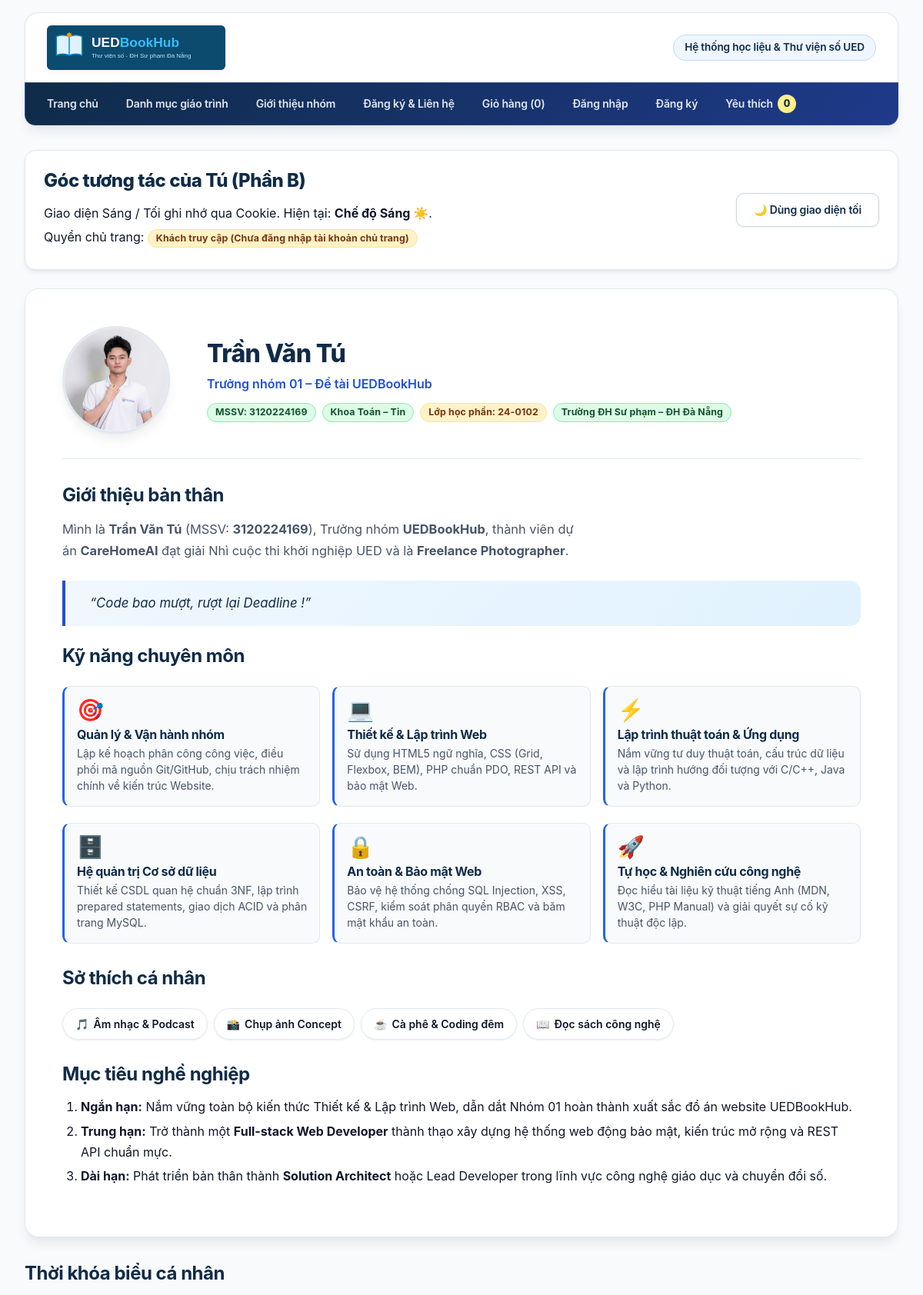
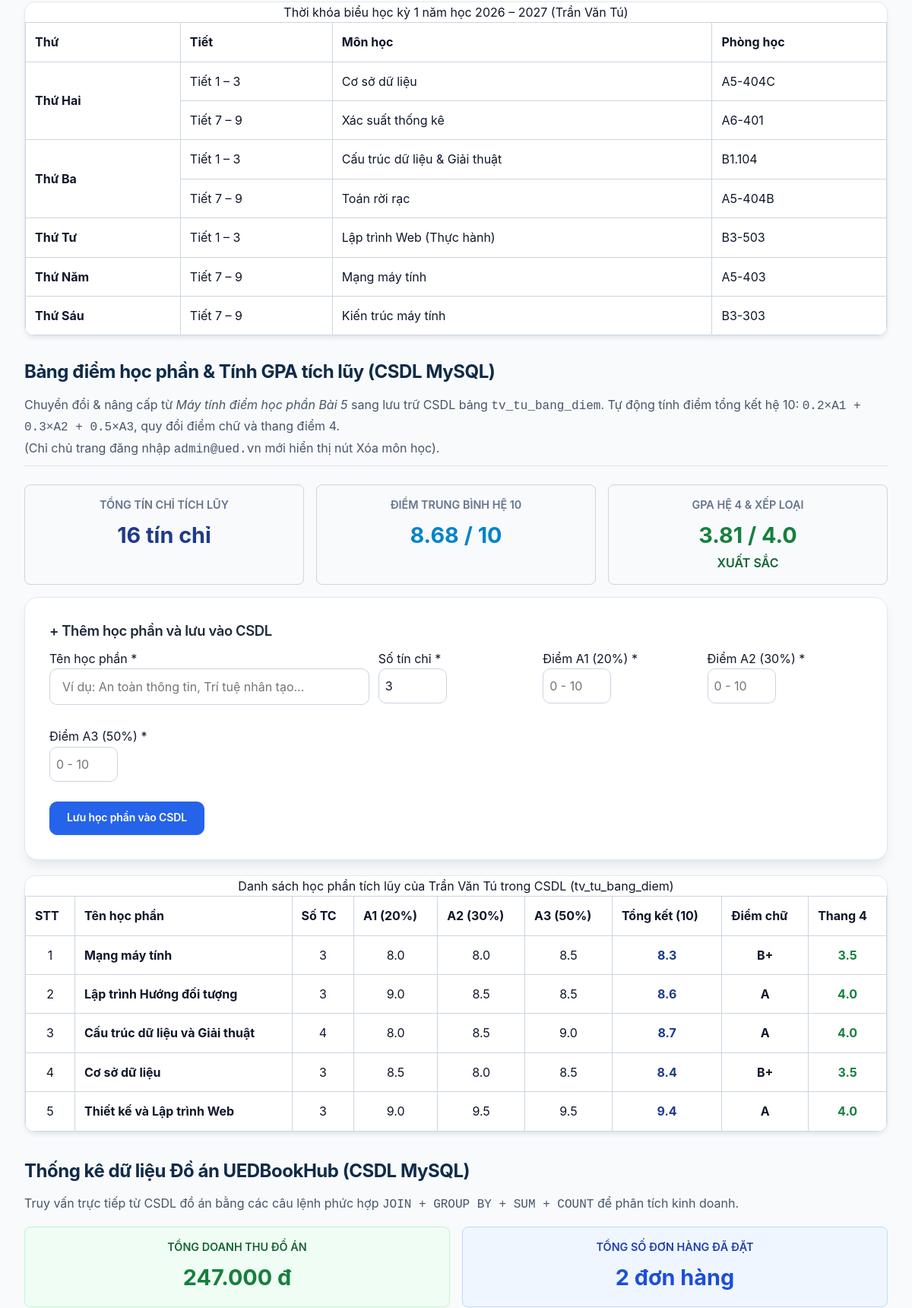
Screenshot of /thanhvien/3120224169_tu/gioithieu.php (upper part) with the database file from the repository (2 pictures, top to bottom).
### tables this page shows
CREATE TABLE tv_tu_bang_diem (
    id INT UNSIGNED AUTO_INCREMENT PRIMARY KEY,
    mssv CHAR(10) NOT NULL,
    ten_hoc_phan VARCHAR(120) NOT NULL,
    so_tin_chi TINYINT UNSIGNED NOT NULL DEFAULT 3,
    a1 DECIMAL(3,1) NOT NULL,
    a2 DECIMAL(3,1) NOT NULL,
    a3 DECIMAL(3,1) NOT NULL,
    tong_ket DECIMAL(3,1) NOT NULL,
    ngay_tao DATETIME NOT NULL DEFAULT CURRENT_TIMESTAMP,
    CONSTRAINT chk_tu_a1 CHECK (a1 BETWEEN 0.0 AND 10.0),
    CONSTRAINT chk_tu_a2 CHECK (a2 BETWEEN 0.0 AND 10.0),
    CONSTRAINT chk_tu_a3 CHECK (a3 BETWEEN 0.0 AND 10.0),
    CONSTRAINT chk_tu_tin_chi CHECK (so_tin_chi BETWEEN 1 AND 10),
    CONSTRAINT fk_tv_tu_bang_diem_thanh_vien FOREIGN KEY (mssv)
        REFERENCES thanh_vien(mssv) ON DELETE CASCADE
);

### thanhvien/3120224169_tu/gioithieu.php (the view, shortened to what the rows shown need)
<?php
$stTv = db()->prepare('SELECT ho_ten, nguoi_dung_id FROM thanh_vien WHERE mssv = ?');
$stTv->execute([MSSV]);
$tv = $stTv->fetch();
$ndHienTai = nguoiDung();
$laChuTrang = $tv && !empty($tv['nguoi_dung_id']) && ($ndHienTai['id'] ?? 0) === (int) $tv['nguoi_dung_id'];
function quyDoiDiem(float $diem10): array {
    if ($diem10 >= 8.5) return ['A', 4.0, 'xuất sắc'];
    if ($diem10 >= 8.0) return ['B+', 3.5, 'giỏi'];
    return ['F', 0.0, 'kém'];
}
$dsBangDiem = [];
try {
    $stBd = db()->prepare('SELECT id, ten_hoc_phan, so_tin_chi, a1, a2, a3, tong_ket, ngay_tao FROM tv_tu_bang_diem WHERE mssv = ? ORDER BY id DESC');
    $stBd->execute([MSSV]);
    $dsBangDiem = $stBd->fetchAll();
} catch (PDOException $e) {
    error_log('Lỗi đọc bảng điểm: ' . $e->getMessage());
}
require __DIR__ . '/../../inc/header.php';
?>
  <main class="noi-dung-chinh">
    <section class="bang-dieu-khien-ca-nhan" aria-labelledby="tieu-de-tuong-tac">
      <div>
        <h2 id="tieu-de-tuong-tac" class="bang-dieu-khien-ca-nhan__tieu-de">Góc tương tác của Tú (Phần B)</h2>
      </div>
    </section>
    <article class="ho-so-ca-nhan">
      <div class="ho-so-ca-nhan__than">
        <div class="ho-so-ca-nhan__hang-dau">
          <div class="ho-so-ca-nhan__thong-tin">
            <h1 class="ho-so-ca-nhan__ten">Trần Văn Tú</h1>
          </div>
        </div>
        <section>
          <h2>Giới thiệu bản thân</h2>
        </section>
        <section>
          <h2>Kỹ năng chuyên môn</h2>
        </section>
        <section>
          <h2>Sở thích cá nhân</h2>
        </section>
        <section>
          <h2>Mục tiêu nghề nghiệp</h2>
        </section>
      </div>
    </article>
    <section class="khoi-thoi-khoa-bieu" aria-labelledby="tieu-de-tkb">
      <h2 id="tieu-de-tkb">Thời khóa biểu cá nhân</h2>
      <div class="bang-cuon">
        <table>
          <caption>Thời khóa biểu học kỳ 1 năm học 2026 – 2027 (Trần Văn Tú)</caption>
          <thead>
            <tr>
              <th scope="col">Thứ</th>
              <th scope="col">Tiết</th>
              <th scope="col">Môn học</th>
              <th scope="col">Phòng học</th>
            </tr>
          </thead>
          <tbody>
            <tr><th scope="row" rowspan="2">Thứ Hai</th><td>Tiết 1 – 3</td><td>Cơ sở dữ liệu</td><td>A5-404C</td></tr>
            <tr><th scope="row" rowspan="2">Thứ Ba</th><td>Tiết 1 – 3</td><td>Cấu trúc dữ liệu &amp; Giải thuật</td><td>B1.104</td></tr>
            <tr><th scope="row">Thứ Tư</th><td>Tiết 1 – 3</td><td>Lập trình Web (Thực hành)</td><td>B3-503</td></tr>
            <tr><th scope="row">Thứ Năm</th><td>Tiết 7 – 9</td><td>Mạng máy tính</td><td>A5-403</td></tr>
            <tr><th scope="row">Thứ Sáu</th><td>Tiết 7 – 9</td><td>Kiến trúc máy tính</td><td>B3-303</td></tr>
          </tbody>
        </table>
      </div>
    </section>
    <section id="bang-diem-csdl" class="khoi-bang-diem" aria-labelledby="tieu-de-bang-diem">
      <div class="so-luu-but__dau">
        <div>
          <h2 id="tieu-de-bang-diem">Bảng điểm học phần &amp; Tính GPA tích lũy (CSDL MySQL)</h2>
        </div>
      </div>
      <div class="bang-cuon" style="margin-top: 20px;">
        <table>
          <caption>Danh sách học phần tích lũy của Trần Văn Tú trong CSDL (tv_tu_bang_diem)</caption>
          <thead>
            <tr>
              <th scope="col">STT</th>
              <th scope="col">Tên học phần</th>
              <th scope="col">Số TC</th>
              <th scope="col">A1 (20%)</th>
              <th scope="col">A2 (30%)</th>
              <th scope="col">A3 (50%)</th>
              <th scope="col">Tổng kết (10)</th>
              <th scope="col">Điểm chữ</th>
              <th scope="col">Thang 4</th>
            </tr>
          </thead>
          <tbody>
            <?php if (!$dsBangDiem): ?>
              <tr><td colspan="<?= $laChuTrang ? 10 : 9 ?>" style="text-align: center; color: #64748b;">Chưa có học phần nào được lưu trong CSDL.</td></tr>
            <?php else: ?>
              <?php foreach ($dsBangDiem as $idx => $mh): ?>
                <?php $qd = quyDoiDiem((float)$mh['tong_ket']); ?>
                <tr>
                  <td style="text-align: center;"><?= $idx + 1 ?></td>
                  <td><strong><?= e($mh['ten_hoc_phan']) ?></strong></td>
                  <td style="text-align: center;"><?= (int)$mh['so_tin_chi'] ?></td>
                  <td style="text-align: center;"><?= number_format((float)$mh['a1'], 1) ?></td>
                  <td style="text-align: center;"><?= number_format((float)$mh['a2'], 1) ?></td>
                  <td style="text-align: center;"><?= number_format((float)$mh['a3'], 1) ?></td>
                  <td style="text-align: center; font-weight: bold; color: #1e3a8a;"><?= number_format((float)$mh['tong_ket'], 1) ?></td>
                  <td style="text-align: center; font-weight: bold;"><?= $qd[0] ?></td>
                  <td style="text-align: center; font-weight: bold; color: #15803d;"><?= number_format($qd[1], 1) ?></td>
                </tr>
              <?php endforeach; ?>
            <?php endif; ?>
          </tbody>
        </table>
      </div>
    </section>
    <section id="thong-ke-do-an" class="khoi-thong-ke-do-an" aria-labelledby="tieu-de-thong-ke" style="margin-top: 36px;">
      <h2 id="tieu-de-thong-ke">Thống kê dữ liệu Đồ án UEDBookHub (CSDL MySQL)</h2>
    </section>
  </main>
<?php require __DIR__ . '/../../inc/footer.php'; ?>

### rows the page displays
tv_tu_bang_diem: ten_hoc_phan "Mạng máy tính", so_tin_chi "3", a1 "8.0", a2 "8.0", a3 "8.5", tong_ket "8.3", tong_ket "B+", tong_ket "3.5"
tv_tu_bang_diem: ten_hoc_phan "Lập trình Hướng đối tượng", so_tin_chi "3", a1 "9.0", a2 "8.5", a3 "8.5", tong_ket "8.6", tong_ket "A", tong_ket "4.0"
tv_tu_bang_diem: ten_hoc_phan "Cấu trúc dữ liệu và Giải thuật", so_tin_chi "4", a1 "8.0", a2 "8.5", a3 "9.0", tong_ket "8.7", tong_ket "A", tong_ket "4.0"
tv_tu_bang_diem: ten_hoc_phan "Cơ sở dữ liệu", so_tin_chi "3", a1 "8.5", a2 "8.0", a3 "8.5", tong_ket "8.4", tong_ket "B+", tong_ket "3.5"
tv_tu_bang_diem: ten_hoc_phan "Thiết kế và Lập trình Web", so_tin_chi "3", a1 "9.0", a2 "9.5", a3 "9.5", tong_ket "9.4", tong_ket "A", tong_ket "4.0"

### other values shown
$nhan "Trang chủ"
$nhan "Danh mục giáo trình"
$nhan "Giới thiệu nhóm"
$nhan "Đăng ký & Liên hệ"
$gioDauTrang->soMon() "0"
$kyNang['bieuTuong'] "🎯"
$kyNang['ten'] "Quản lý & Vận hành nhóm"
$kyNang['moTa'] "Lập kế hoạch phân công công việc, điều phối mã nguồn Git/GitHub, chịu trách nhiệm chính về kiến trúc Website."
$kyNang['bieuTuong'] "💻"
$kyNang['ten'] "Thiết kế & Lập trình Web"
$kyNang['moTa'] "Sử dụng HTML5 ngữ nghĩa, CSS (Grid, Flexbox, BEM), PHP chuẩn PDO, REST API và bảo mật Web."
$kyNang['bieuTuong'] "⚡"
$kyNang['ten'] "Lập trình thuật toán & Ứng dụng"
$kyNang['moTa'] "Nắm vững tư duy thuật toán, cấu trúc dữ liệu và lập trình hướng đối tượng với C/C++, Java và Python."
$kyNang['bieuTuong'] "🗄️"
